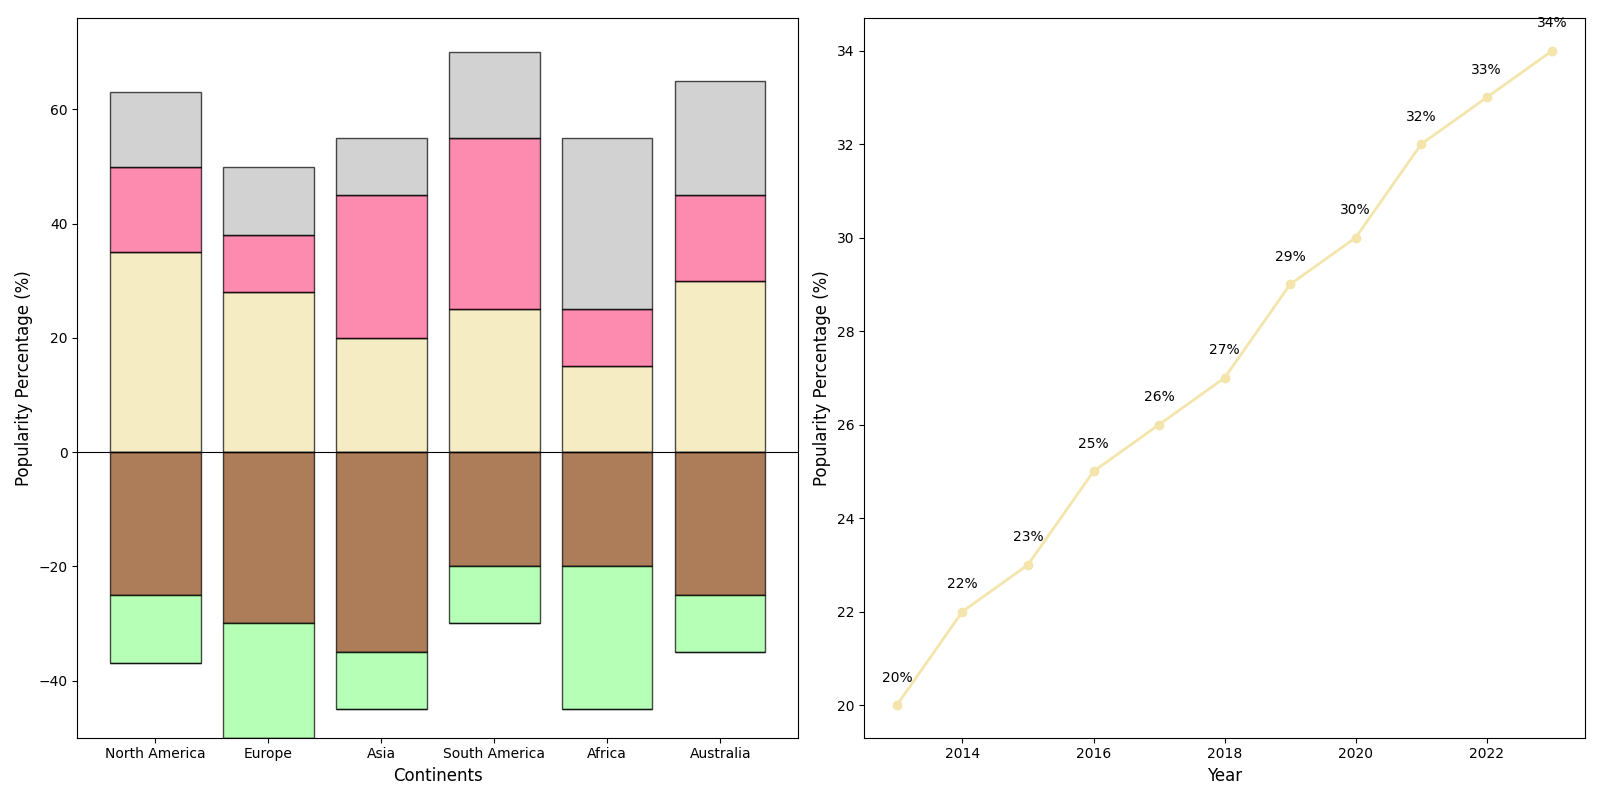

The Python source for this figure:
import matplotlib.pyplot as plt
import numpy as np

continents = ['North America', 'Europe', 'Asia', 'South America', 'Africa', 'Australia']
flavors = ['Vanilla', 'Chocolate', 'Strawberry', 'Mint', 'Cookie Dough']

na_flavors = [35, -25, 15, -12, 13]
eu_flavors = [28, -30, 10, -20, 12]
asia_flavors = [20, -35, 25, -10, 10]
sa_flavors = [25, -20, 30, -10, 15]
africa_flavors = [15, -20, 10, -25, 30]
australia_flavors = [30, -25, 15, -10, 20]

flavor_data = [na_flavors, eu_flavors, asia_flavors, sa_flavors, africa_flavors, australia_flavors]
colors = ['#f3e5ab', '#8b4513', '#fc5a8d', '#98ff98', '#c0c0c0']

fig, (ax1, ax2) = plt.subplots(1, 2, figsize=(16, 8))

bottoms_pos = np.zeros(len(continents))
bottoms_neg = np.zeros(len(continents))
for idx, flavor in enumerate(flavors):
    pos_values = [data[idx] if data[idx] > 0 else 0 for data in flavor_data]
    neg_values = [data[idx] if data[idx] < 0 else 0 for data in flavor_data]
    
    ax1.bar(continents, pos_values, bottom=bottoms_pos, color=colors[idx], edgecolor='black', alpha=0.7)
    ax1.bar(continents, neg_values, bottom=bottoms_neg, color=colors[idx], edgecolor='black', alpha=0.7)
    
    bottoms_pos += pos_values
    bottoms_neg += neg_values

ax1.axhline(y=0, color='black', linewidth=0.8)
ax1.set_xlabel("Continents", fontsize=12)
ax1.set_ylabel("Popularity Percentage (%)", fontsize=12)

years = np.arange(2013, 2024)
vanilla_growth = [20, 22, 23, 25, 26, 27, 29, 30, 32, 33, 34]

ax2.plot(years, vanilla_growth, marker='o', linestyle='-', color='#f3e5ab', linewidth=2, markersize=6)

for i, growth in enumerate(vanilla_growth):
    ax2.text(years[i], growth + 0.5, f'{growth}%', ha='center', fontsize=10)

ax2.set_xlabel("Year", fontsize=12)
ax2.set_ylabel("Popularity Percentage (%)", fontsize=12)

fig.tight_layout()
plt.show()
